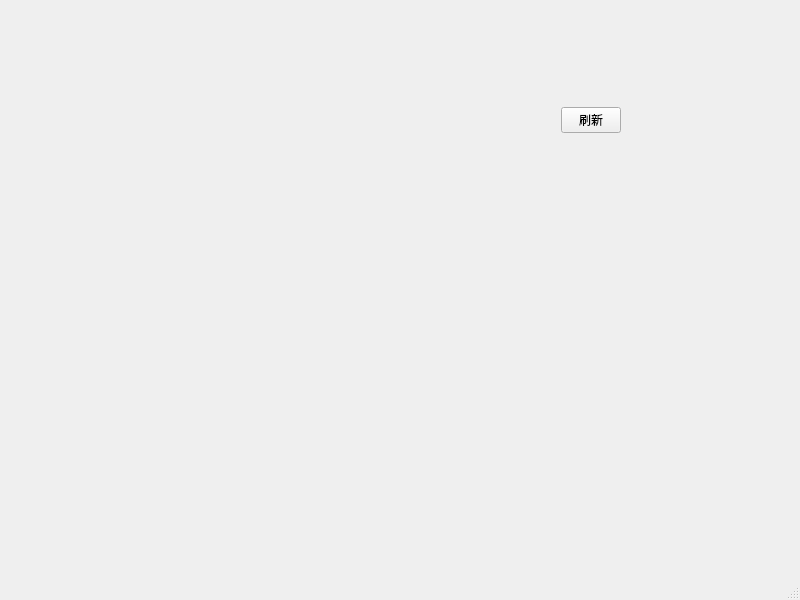
<?xml version="1.0" encoding="UTF-8"?>
<ui version="4.0">
 <class>MainWindow</class>
 <widget class="QMainWindow" name="MainWindow">
  <property name="geometry">
   <rect>
    <x>0</x>
    <y>0</y>
    <width>800</width>
    <height>600</height>
   </rect>
  </property>
  <property name="windowTitle">
   <string>MainWindow</string>
  </property>
  <widget class="QWidget" name="centralwidget">
   <widget class="QWidget" name="horizontalLayoutWidget">
    <property name="geometry">
     <rect>
      <x>270</x>
      <y>60</y>
      <width>351</width>
      <height>121</height>
     </rect>
    </property>
    <layout class="QHBoxLayout" name="horizontalLayout">
     <item>
      <widget class="VerificationCode" name="label">
       <property name="text">
        <string/>
       </property>
      </widget>
     </item>
     <item>
      <widget class="QPushButton" name="btn">
       <property name="maximumSize">
        <size>
         <width>60</width>
         <height>16777215</height>
        </size>
       </property>
       <property name="text">
        <string>刷新</string>
       </property>
      </widget>
     </item>
    </layout>
   </widget>
  </widget>
  <widget class="QMenuBar" name="menubar">
   <property name="geometry">
    <rect>
     <x>0</x>
     <y>0</y>
     <width>800</width>
     <height>23</height>
    </rect>
   </property>
  </widget>
  <widget class="QStatusBar" name="statusbar"/>
 </widget>
 <customwidgets>
  <customwidget>
   <class>VerificationCode</class>
   <extends>QLabel</extends>
   <header>verificationcode.h</header>
  </customwidget>
 </customwidgets>
 <resources/>
 <connections/>
</ui>
